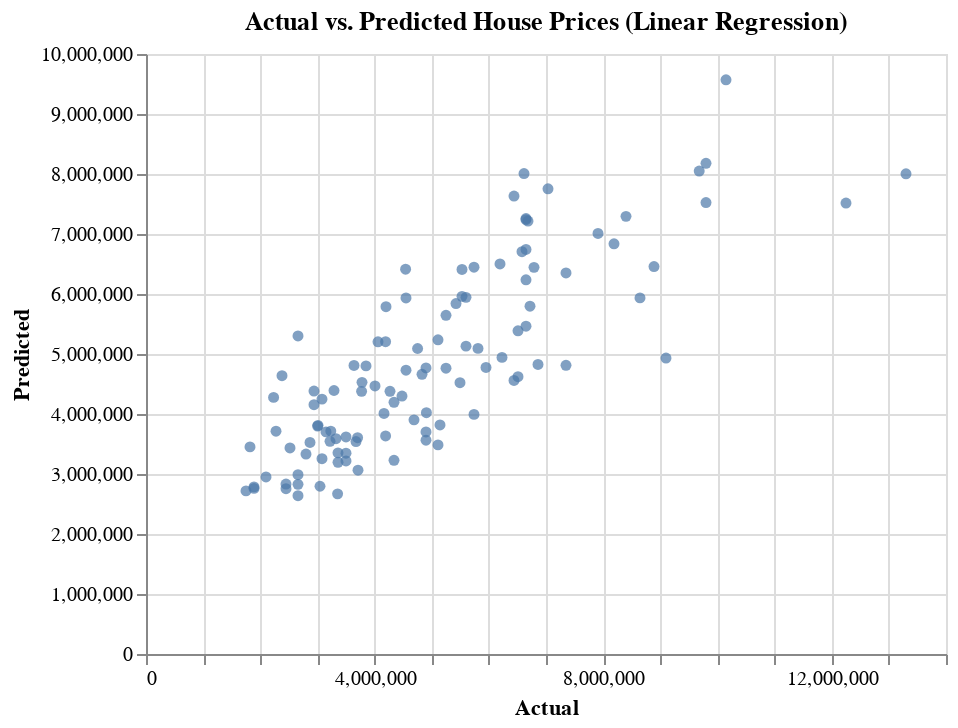

The notebook cell this image was saved under:
### Code cell
chart_lr = alt.Chart(df_lr).mark_circle().encode(
    x='Actual',
    y='Predicted',
    tooltip=['Actual', 'Predicted']
).properties(
    title='Actual vs. Predicted House Prices (Linear Regression)'
).interactive()

chart_lr

### Figure 1 — Vega-Lite specification as saved in the notebook (floating-point values rounded to 4 significant figures)
{"config": {"view": {"continuousWidth": 400, "continuousHeight": 300}}, "data": {"name": "data-60e95b6d47a5c713cdefc83660174874"}, "mark": "circle", "encoding": {"tooltip": [{"field": "Actual", "type": "quantitative"}, {"field": "Predicted", "type": "quantitative"}], "x": {"field": "Actual", "type": "quantitative"}, "y": {"field": "Predicted", "type": "quantitative"}}, "selection": {"selector009": {"type": "interval", "bind": "scales", "encodings": ["x", "y"]}}, "title": "Actual vs. Predicted House Prices (Linear Regression)", "$schema": "https://vega.github.io/schema/vega-lite/v4.17.0.json", "datasets": {"data-60e95b6d47a5c713cdefc83660174874": [{"Actual": 4060000, "Predicted": 5204000.0, "differences": -1144000.0}, {"Actual": 6650000, "Predicted": 7257000.0, "differences": -607000.0}, {"Actual": 3710000, "Predicted": 3063000.0, "differences": 647200.0}, {"Actual": 6440000, "Predicted": 4560000.0, "differences": 1880000.0}, {"Actual": 2800000, "Predicted": 3333000.0, "differences": -532900.0}, {"Actual": 4900000, "Predicted": 3563000.0, "differences": 1337000.0}, {"Actual": 5250000, "Predicted": 5645000.0, "differences": -395500.0}, {"Actual": 4543000, "Predicted": 6414000.0, "differences": -1871000.0}, {"Actual": 2450000, "Predicted": 2756000.0, "differences": -305800.0}, {"Actual": 3353000, "Predicted": 2669000.0, "differences": 684100.0}, {"Actual": 10150000, "Predicted": 9571000.0, "differences": 579400.0}, {"Actual": 2660000, "Predicted": 2827000.0, "differences": -167400.0}, {"Actual": 3360000, "Predicted": 3196000.0, "differences": 164300.0}, {"Actual": 3360000, "Predicted": 3352000.0, "differences": 7736.0}, {"Actual": 2275000, "Predicted": 3714000.0, "differences": -1439000.0}, {"Actual": 2660000, "Predicted": 5301000.0, "differences": -2641000.0}, {"Actual": 2660000, "Predicted": 2988000.0, "differences": -327900.0}, {"Actual": 7350000, "Predicted": 4811000.0, "differences": 2539000.0}, {"Actual": 2940000, "Predicted": 4383000.0, "differences": -1443000.0}, {"Actual": 2870000, "Predicted": 3525000.0, "differences": -655100.0}, {"Actual": 6720000, "Predicted": 5796000.0, "differences": 923700.0}, {"Actual": 5425000, "Predicted": 5840000.0, "differences": -415000.0}, {"Actual": 1890000, "Predicted": 2760000.0, "differences": -870200.0}, {"Actual": 5250000, "Predicted": 4763000.0, "differences": 487400.0}, {"Actual": 4193000, "Predicted": 5205000.0, "differences": -1012000.0}, {"Actual": 12250000, "Predicted": 7516000.0, "differences": 4734000.0}, {"Actual": 3080000, "Predicted": 3255000.0, "differences": -174700.0}, {"Actual": 5110000, "Predicted": 5236000.0, "differences": -126200.0}, {"Actual": 9800000, "Predicted": 8179000.0, "differences": 1621000.0}, {"Actual": 2520000, "Predicted": 3434000.0, "differences": -914200.0}, {"Actual": 6790000, "Predicted": 6444000.0, "differences": 346100.0}, {"Actual": 3500000, "Predicted": 3346000.0, "differences": 154000.0}, {"Actual": 6650000, "Predicted": 6742000.0, "differences": -92320.0}, {"Actual": 2940000, "Predicted": 4155000.0, "differences": -1215000.0}, {"Actual": 3325000, "Predicted": 3589000.0, "differences": -264200.0}, {"Actual": 4200000, "Predicted": 5788000.0, "differences": -1588000.0}, {"Actual": 4900000, "Predicted": 4768000.0, "differences": 131600.0}, {"Actual": 3290000, "Predicted": 4392000.0, "differences": -1102000.0}, {"Actual": 3500000, "Predicted": 3218000.0, "differences": 282300.0}, {"Actual": 2380000, "Predicted": 4638000.0, "differences": -2258000.0}, {"Actual": 5495000, "Predicted": 4522000.0, "differences": 972800.0}, {"Actual": 3675000, "Predicted": 3541000.0, "differences": 133700.0}, {"Actual": 6650000, "Predicted": 7238000.0, "differences": -588100.0}, {"Actual": 4907000, "Predicted": 4022000.0, "differences": 885500.0}, {"Actual": 3150000, "Predicted": 3702000.0, "differences": -552000.0}, {"Actual": 4480000, "Predicted": 4299000.0, "differences": 181100.0}, {"Actual": 6580000, "Predicted": 6705000.0, "differences": -125000.0}, {"Actual": 5740000, "Predicted": 3993000.0, "differences": 1747000.0}, {"Actual": 3003000, "Predicted": 3798000.0, "differences": -795200.0}, {"Actual": 1820000, "Predicted": 3452000.0, "differences": -1632000.0}, {"Actual": 8400000, "Predicted": 7294000.0, "differences": 1106000.0}, {"Actual": 2450000, "Predicted": 2833000.0, "differences": -382900.0}, {"Actual": 4270000, "Predicted": 4379000.0, "differences": -108700.0}, {"Actual": 4007500, "Predicted": 4468000.0, "differences": -460500.0}, {"Actual": 3234000, "Predicted": 3715000.0, "differences": -480600.0}, {"Actual": 1750000, "Predicted": 2718000.0, "differences": -968500.0}, {"Actual": 9800000, "Predicted": 7524000.0, "differences": 2276000.0}, {"Actual": 2100000, "Predicted": 2950000.0, "differences": -850400.0}, {"Actual": 4340000, "Predicted": 4195000.0, "differences": 145400.0}, {"Actual": 3045000, "Predicted": 2796000.0, "differences": 249200.0}, {"Actual": 3850000, "Predicted": 4802000.0, "differences": -951800.0}, {"Actual": 3500000, "Predicted": 3618000.0, "differences": -118200.0}, {"Actual": 4753000, "Predicted": 5092000.0, "differences": -338700.0}, {"Actual": 3080000, "Predicted": 4248000.0, "differences": -1168000.0}, {"Actual": 4550000, "Predicted": 4730000.0, "differences": -180000.0}, {"Actual": 6510000, "Predicted": 4621000.0, "differences": 1889000.0}, {"Actual": 6685000, "Predicted": 7216000.0, "differences": -530800.0}, {"Actual": 5110000, "Predicted": 3485000.0, "differences": 1625000.0}, {"Actual": 4550000, "Predicted": 5934000.0, "differences": -1384000.0}, {"Actual": 6650000, "Predicted": 6237000.0, "differences": 413400.0}, {"Actual": 3640000, "Predicted": 4810000.0, "differences": -1170000.0}, {"Actual": 5600000, "Predicted": 5131000.0, "differences": 469100.0}, {"Actual": 3780000, "Predicted": 4527000.0, "differences": -747300.0}, {"Actual": 6615000, "Predicted": 8007000.0, "differences": -1392000.0}, {"Actual": 3220000, "Predicted": 3544000.0, "differences": -323900.0}, {"Actual": 6650000, "Predicted": 5463000.0, "differences": 1187000.0}, {"Actual": 4690000, "Predicted": 3902000.0, "differences": 787600.0}, {"Actual": 4830000, "Predicted": 4661000.0, "differences": 168900.0}, {"Actual": 6860000, "Predicted": 4825000.0, "differences": 2035000.0}, {"Actual": 2233000, "Predicted": 4277000.0, "differences": -2044000.0}, {"Actual": 7035000, "Predicted": 7754000.0, "differences": -719100.0}, {"Actual": 4165000, "Predicted": 4009000.0, "differences": 156400.0}, {"Actual": 6195000, "Predicted": 6501000.0, "differences": -306000.0}, {"Actual": 6510000, "Predicted": 5387000.0, "differences": 1123000.0}, {"Actual": 1890000, "Predicted": 2785000.0, "differences": -895300.0}, {"Actual": 8190000, "Predicted": 6836000.0, "differences": 1354000.0}, {"Actual": 2660000, "Predicted": 2639000.0, "differences": 21450.0}, {"Actual": 4193000, "Predicted": 3634000.0, "differences": 558800.0}, {"Actual": 13300000, "Predicted": 8004000.0, "differences": 5296000.0}, {"Actual": 9681000, "Predicted": 8048000.0, "differences": 1633000.0}, {"Actual": 4340000, "Predicted": 3228000.0, "differences": 1112000.0}, {"Actual": 8645000, "Predicted": 5935000.0, "differences": 2710000.0}, {"Actual": 3703000, "Predicted": 3606000.0, "differences": 97230.0}, {"Actual": 5145000, "Predicted": 3818000.0, "differences": 1327000.0}, {"Actual": 6440000, "Predicted": 7632000.0, "differences": -1192000.0}, {"Actual": 5950000, "Predicted": 4775000.0, "differences": 1175000.0}, {"Actual": 5810000, "Predicted": 5093000.0, "differences": 716500.0}, {"Actual": 5740000, "Predicted": 6447000.0, "differences": -707400.0}, {"Actual": 6230000, "Predicted": 4943000.0, "differences": 1287000.0}, {"Actual": 5600000, "Predicted": 5944000.0, "differences": -343900.0}, {"Actual": 3010000, "Predicted": 3810000.0, "differences": -800500.0}, {"Actual": 8890000, "Predicted": 6457000.0, "differences": 2433000.0}, {"Actual": 4900000, "Predicted": 3701000.0, "differences": 1199000.0}, {"Actual": 5530000, "Predicted": 5960000.0, "differences": -430500.0}, {"Actual": 9100000, "Predicted": 4933000.0, "differences": 4167000.0}, {"Actual": 3773000, "Predicted": 4377000.0, "differences": -604100.0}, {"Actual": 7910000, "Predicted": 7009000.0, "differences": 900700.0}, {"Actual": 7350000, "Predicted": 6351000.0, "differences": 998500.0}, {"Actual": 5530000, "Predicted": 6409000.0, "differences": -879300.0}]}}
